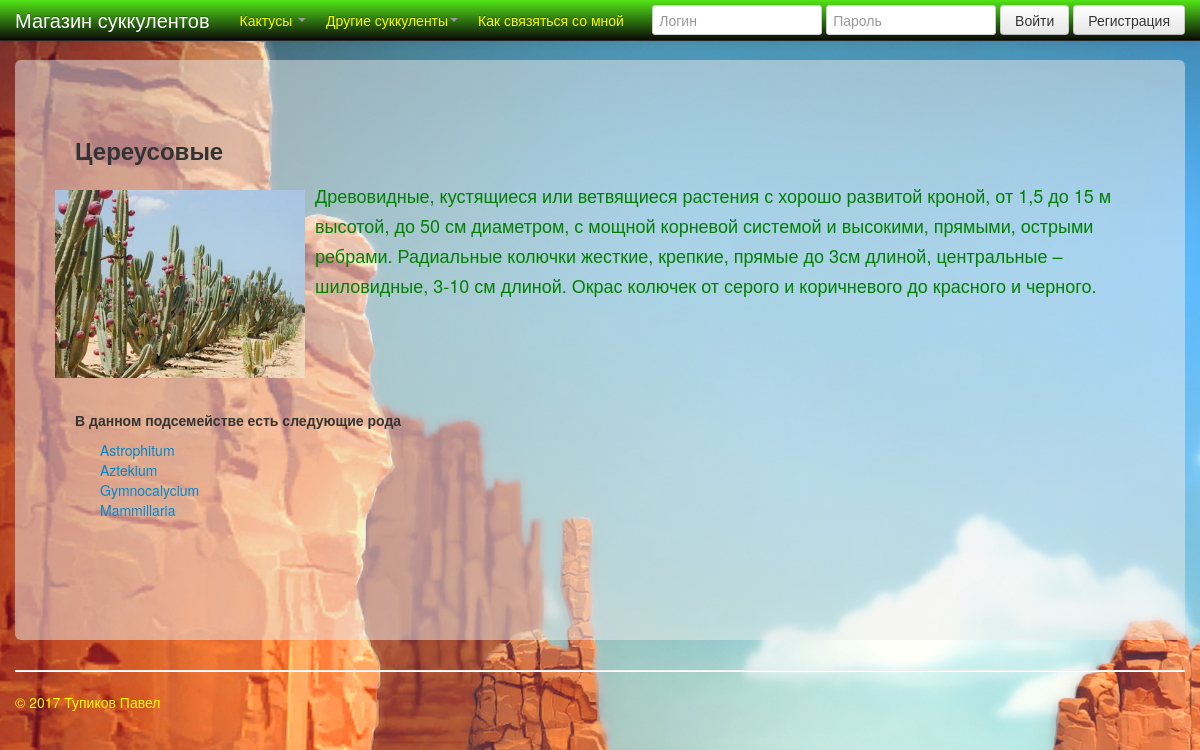
Screenshot of /cactus_plants/1/ with the database file from the repository.
### mainapp/models.py (models this page shows, shortened)
class CactusSubfamily(models.Model):
    name = models.CharField(verbose_name=u'Название', max_length=16, unique=True)
    description = models.TextField(verbose_name='Описание', blank=True)
    image = models.ImageField(upload_to='cactus_plants', verbose_name='Картинка', blank=True)

class CactusGenus(models.Model):
    name = models.CharField(verbose_name=u'Название', max_length=16, unique=True)
    description = models.TextField(verbose_name='Описание', blank=True)
    subfamily = models.ForeignKey(CactusSubfamily, verbose_name='Подсемейство', null=True)

### mainapp/views.py (the view)
# urls.py: url(r'^cactus_plants/(\d+)/$', cactus_genus, name='cactus_genus'),
def cactus_genus(request, id):
    Subfamilys = get_object_or_404(CactusSubfamily, id=id)
    Genus = CactusGenus.objects.filter(subfamily_id=id)
    return render(request, 'cactus_genus.html', {'Subfamilys': Subfamilys, 'Genus': Genus})

### mainapp/templates/cactus_genus.html (shortened to what this page needs)
{% extends "base.html" %}
{% block content %}
{% load staticfiles %}
<h3>{{Subfamilys.name}}</h3>
<div class="row">
    <form class="gem_container"  style="color:green" enctype="multipart/form-data">
        <img src='/media/cactus_plants/{{Subfamilys.image }}' height="150px" width="250px" style="float:left;display:inline ; margin:10px">
        <p style="min-height:200px;">{{ Subfamilys.description }}</p>
    </form>
</div>
<h5>В данном подсемействе есть следующие рода</h5>
    <ul style="list-style:none">
        {% for Gen in Genus %}
        <a href="{%  url 'cactus_view' Gen.id  %}"><li>{{Gen.name}}</li></a>
        {% endfor %}
    </ul>
{% endblock%}

### static/css/my-styles.css (style rules this page uses)
body { padding-top: 60px; padding-bottom: 25px; background-repeat: no-repeat; background-size: 100% }
* { margin: 0; padding: 0; }

### rows the page displays
CactusSubfamily: name "Цереусовые", image (picture), description "Древовидные, кустящиеся или ветвящиеся растения с хорошо развитой кроной, от 1,5 до 15 м высотой, до 50 см диаметром, с мощной корневой системой и высокими, прямыми, острыми ребрами. Радиальные колючки жесткие, крепкие, прямые до 3см длиной, центральные – шиловидные, 3-10 см длиной. Окрас колючек от серого и коричневого до красного и черного."
CactusGenus: name "Astrophitum"
CactusGenus: name "Aztekium"
CactusGenus: name "Gymnocalycium"
CactusGenus: name "Mammillaria"
